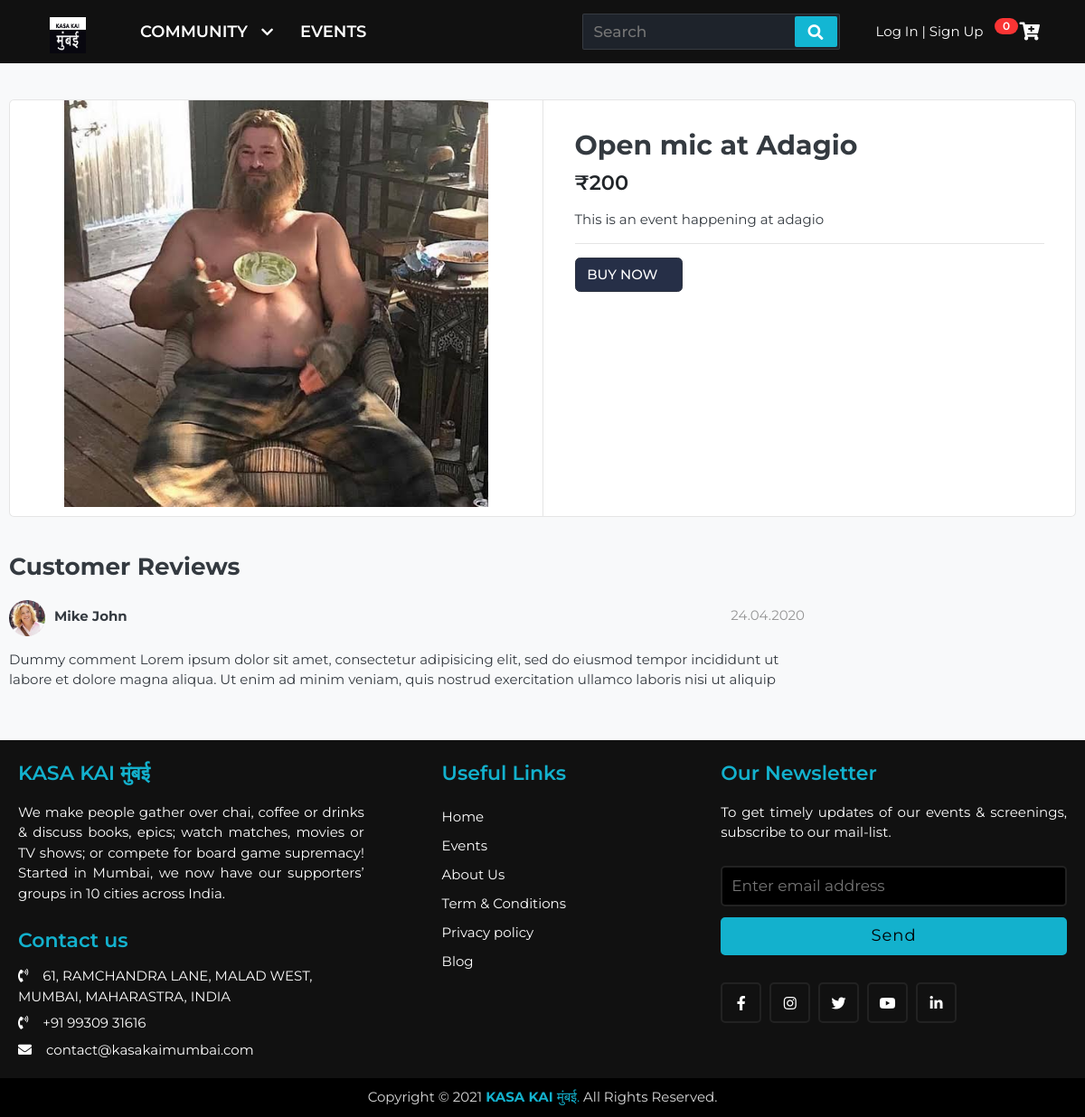
Page /events/Community/open-mic/open-mic-adagio/ on the committed database.
### events/models.py (models this page shows, shortened)
class Event(models.Model):
    event_name = models.CharField(max_length=200, unique=True)
    slug        = models.SlugField(max_length=200, unique=True)
    description = models.TextField(max_length=200, blank=True)
    price       = models.IntegerField()
    images      = models.ImageField(upload_to='photos/events')
    stock       = models.IntegerField()
    is_available = models.BooleanField(default=True)
    community    = models.ForeignKey(Community, on_delete=models.CASCADE)
    created_date = models.DateTimeField(auto_now_add=True)
    modified_date = models.DateTimeField(auto_now_add=True)

### events/views.py (the view)
# urls.py: path('Community/<slug:community_slug>/<slug:event_slug>/', views.event_detail, name='event_detail'),
def event_detail(request, community_slug, event_slug):
    try:
        single_event = Event.objects.get(community__slug=community_slug, slug=event_slug)
        in_cart = Cartitem.objects.filter(cart__cart_id=_cart_id(request), event=single_event)
    except Exception as e:
        raise e
    context = {
        'single_event' : single_event,
        'in_cart' : in_cart,
        }
    return render(request, 'events/event_detail.html', context)

### Community/context_processors.py (called while the page is built)
def menu_links(request):
    links = Community.objects.all()
    return dict(links=links)

### carts/context_processors.py (called while the page is built)
def counter(request):
    cart_count = 0
    if 'admin' in request.path:
        return {}
    else:
        try:
            cart = Cart.objects.filter(cart_id=_cart_id(request))
            cart_items = Cartitem.objects.all().filter(cart=cart[:1])
            for cart_item in cart_items:
                cart_count += cart_item.quantity
        except Cart.DoesNotExist:
            cart_count = 0
    return dict(cart_count=cart_count)

### carts/views.py (called while the page is built)
def _cart_id(request):
    cart = request.session.session_key
    if not cart:
        cart = request.session.create()
    return cart

### templates/events/event_detail.html (shortened to what this page needs)
{% extends 'base.html' %}
{% load static %}
{% block content %}
<section class="section-content padding-y bg">
<div class="container">
<div class="card">
	<div class="row no-gutters">
		<aside class="col-md-6">
<article class="gallery-wrap">
	<div class="img-big-wrap">
	   <a href="#"><img src="{{ single_event.images.url }}"></a>
	</div>
</article>
		</aside>
		<main class="col-md-6 border-left">
<article class="content-body">
<h2 class="title">{{ single_event.event_name }}</h2>
<div class="mb-3">
	<var class="price h4">₹{{ single_event.price }}</var>
</div>
<p>{{ single_event.description }}</p>
<hr>
	{% if single_event.stock <= 0 %}
	<h5 class ="text-danger">Sold Out</h5>
	{% else %}
		{% if in_cart %}
			<a href="#" class="btn  btn-success"> <span class="text">Added to Cart</span> <i class="fas fa-check"></i>  </a>
			<a href="{% url 'cart' %}" class="btn  btn-outine-primary"> <span class="text">View Cart</span> <i class="fas fa-eye"></i>  </a>
		{% else %}
		<a href="{% url 'add_cart' single_event.id %}" class="btn  btn-primary"> <span class="text">BUY NOW</span>   </a>
		{% endif %}
	{% endif %}
</article>
		</main>
	</div>
</div>
<br>
<div class="row">
			<div class="col-md-9">
	<header class="section-heading">
		<h3>Customer Reviews </h3>
	</header>
	<article class="box mb-3">
		<div class="icontext w-100">
			<img src="./images/avatars/avatar1.jpg" class="img-xs icon rounded-circle">
			<div class="text">
				<span class="date text-muted float-md-right">24.04.2020 </span>
				<h6 class="mb-1">Mike John </h6>
			</div>
		</div>
		<div class="mt-3">
			<p>
				Dummy comment Lorem ipsum dolor sit amet, consectetur adipisicing elit, sed do eiusmod
				tempor incididunt ut labore et dolore magna aliqua. Ut enim ad minim veniam,
				quis nostrud exercitation ullamco laboris nisi ut aliquip
			</p>
		</div>
	</article>
	</div>
</div>
</div>
</section>
{% endblock %}

### static/css/ui.css (style rules this page uses)
html { font-family: "Inter", sans-serif; font-size: 15px; }
.content-body { flex: 1 1 auto; padding: 2rem 2.3rem; }
.img-xs, .img-sm, .img-md, .img-lg { -o-object-fit: cover; object-fit: cover; flex-shrink: 0; flex-grow: 0; }
.img-xs { width: 40px; height: 40px; }
.padding-y { padding-top: 40px; padding-bottom: 40px; }
var { font-style: normal; }
article:after, .form-group:after { display: block; clear: both; content: ""; }
.bg { background-color: #f8f9fa; }
.section-heading { margin-bottom: 20px; margin-top: 15px; }
p:last-child { margin-bottom: 0; }
.icontext { display: inline-flex; align-items: center; vertical-align: middle; }
.icontext .text { width: 100%; line-height: 1.2; }
.icontext .icon { position: relative; margin-right: 10px; flex-shrink: 0; flex-grow: 0; }
.price { font-weight: 600; color: #212529; }
.box img { max-width: 100%; }
.gallery-wrap .img-big-wrap { margin-bottom: 10px; border-radius: 0.37rem; overflow: hidden; background-color: #fff; }
.gallery-wrap .img-big-wrap a { text-align: center; display: block; }
.gallery-wrap .img-big-wrap img { height: 450px; width: auto; display: inline-block; }

### kasakaimumbai/static/css/footer.css (style rules this page uses)
* { margin: 0; padding: 0; box-sizing: border-box; font-family: 'Montserrat',sans-serif; text-decoration: none; }
footer .content p,a { color: #fff; }

### kasakaimumbai/static/css/header.css (style rules this page uses)
* { margin: 0; padding: 0; outline: none; box-sizing: border-box; font-family: 'Montserrat', sans-serif; }
body { background: #f2f2f2; }

### rows in the picture
Event: images (picture), event_name "Open mic at Adagio", price "200", description "This is an event happening at adagio"

### other values in the picture
{{ cart_count }} "0"
